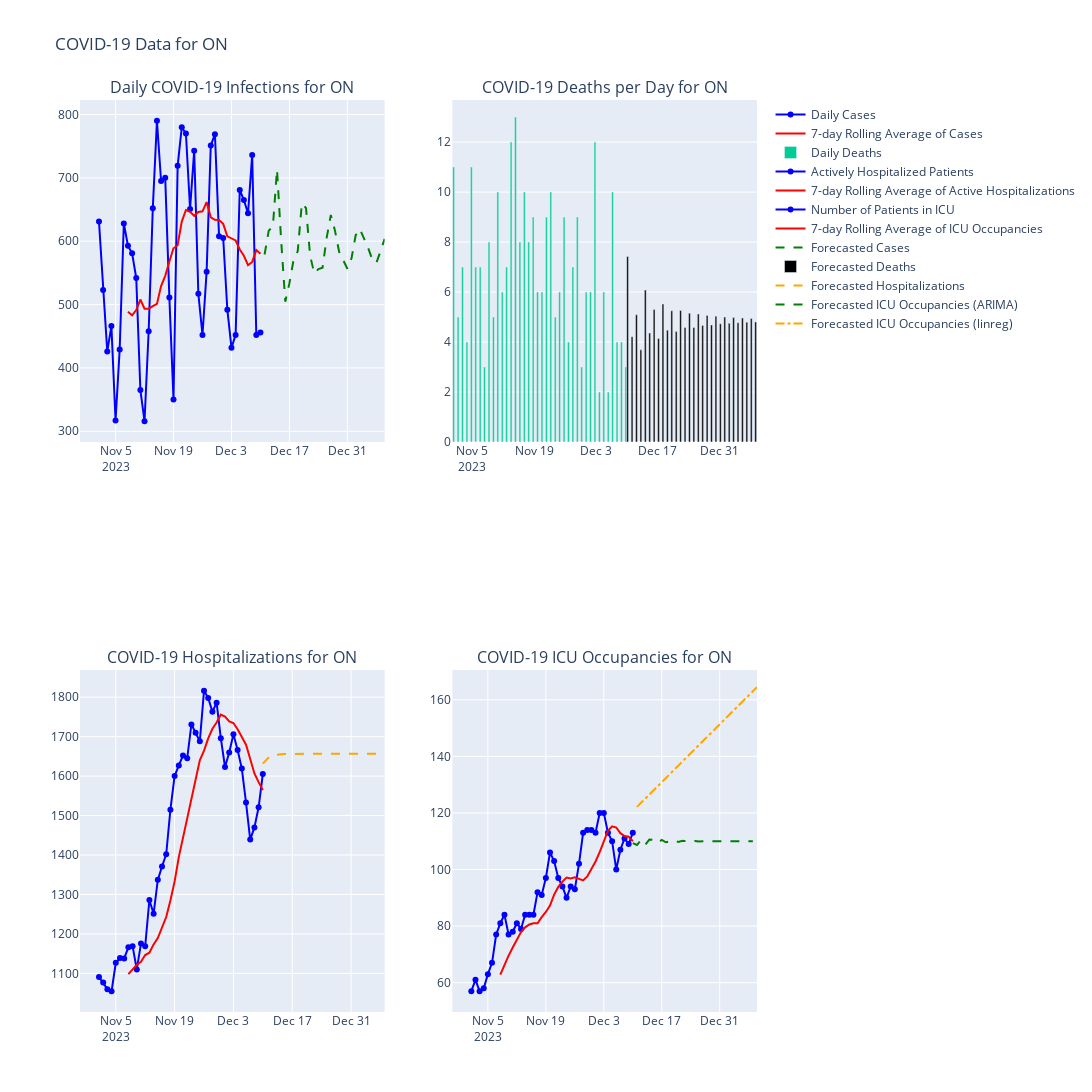

Notebook cell for this chart:
### Markdown cell above
While the remainder of our forecasts may not look as 'good' as our forecast for daily infections, it's still interesting to see what each model generates. The data used to create the model is also of importance; for example, as of December 2023, when I used the Nov-Dec data to create the ICU occupancy forecast, it might have been a better choice to use a linear regression model as the rolling average for the data shows a continually-increasing trend in terms of ICU occupancies, whereas the ARIMA model generated a roughly flat line for both ICU occupancy as well as hospitalization data.

### Code cell
# convert dates to ordinal numbers for the linear regression model
icu_dates = pd.to_datetime(icu_dates)
date_ordinal = np.array([date.toordinal() for date in ICU_series.index]).reshape(-1, 1)
icu_values = ICU_series.values

# create and fit the linear regression model
lin_reg = LinearRegression()
lin_reg.fit(date_ordinal, icu_values)

# lin reg model for the next 30 days of ICU occupancies
last_day = ICU_series.index[-1].toordinal()
next_30_days_ordinal = np.array([last_day + i for i in range(1, 31)]).reshape(-1, 1)
lin_reg_forecast = lin_reg.predict(next_30_days_ordinal)

# convert ordinal dates back to datetime to plot
forecast_dates_ICU_lin_reg = [datetime.date.fromordinal(int(day)) for day in next_30_days_ordinal.flatten()]

# plot the lin reg forecast as a dashed orange line in our final subplot
fig.add_trace(go.Scatter(x=forecast_dates_ICU_lin_reg, y=lin_reg_forecast, mode='lines', name='Forecasted ICU Occupancies (linreg)',
                        line=dict(color='orange', dash='dashdot'), hovertemplate='Forecasted ICU Occupancies (linreg): %{y}<extra></extra>'), row=2, col=2)

fig.show()

### Figure 1 — Plotly figure (JSON) as saved in the notebook; plotly's stock layout.template omitted (floating-point values rounded to 4 significant figures)
{"data": [{"hovertemplate": "Daily Cases: %{y}<extra></extra>", "marker": {"color": "blue"}, "mode": "lines+markers", "name": "Daily Cases", "type": "scatter", "x": ["2023-11-01", "2023-11-02", "2023-11-03", "2023-11-04", "2023-11-05", "2023-11-06", "2023-11-07", "2023-11-08", "2023-11-09", "2023-11-10", "2023-11-11", "2023-11-12", "2023-11-13", "2023-11-14", "2023-11-15", "2023-11-16", "2023-11-17", "2023-11-18", "2023-11-19", "2023-11-20", "2023-11-21", "2023-11-22", "2023-11-23", "2023-11-24", "2023-11-25", "2023-11-26", "2023-11-27", "2023-11-28", "2023-11-29", "2023-11-30", "2023-12-01", "2023-12-02", "2023-12-03", "2023-12-04", "2023-12-05", "2023-12-06", "2023-12-07", "2023-12-08", "2023-12-09", "2023-12-10"], "xaxis": "x", "y": [631, 523, 426, 466, 317, 429, 628, 593, 581, 542, 365, 316, 458, 652, 790, 695, 700, 511, 350, 719, 780, 770, 651, 743, 517, 452, 552, 751, 769, 608, 605, 492, 432, 452, 681, 665, 644, 736, 452, 456], "yaxis": "y"}, {"hovertemplate": "7-day Rolling Average of Cases: %{y}<extra></extra>", "line": {"color": "red"}, "mode": "lines", "name": "7-day Rolling Average of Cases", "type": "scatter", "x": ["2023-11-08", "2023-11-09", "2023-11-10", "2023-11-11", "2023-11-12", "2023-11-13", "2023-11-14", "2023-11-15", "2023-11-16", "2023-11-17", "2023-11-18", "2023-11-19", "2023-11-20", "2023-11-21", "2023-11-22", "2023-11-23", "2023-11-24", "2023-11-25", "2023-11-26", "2023-11-27", "2023-11-28", "2023-11-29", "2023-11-30", "2023-12-01", "2023-12-02", "2023-12-03", "2023-12-04", "2023-12-05", "2023-12-06", "2023-12-07", "2023-12-08", "2023-12-09", "2023-12-10"], "xaxis": "x", "y": [488.6, 483.1, 491.4, 508, 493.6, 493.4, 497.6, 501, 529.1, 545.4, 568, 588.9, 593.7, 631, 649.3, 646.4, 640.1, 646.3, 647.1, 661.7, 637.9, 633.7, 633.6, 627.4, 607.7, 604.1, 601.3, 587, 577, 562.1, 567.3, 586, 580.3], "yaxis": "y"}, {"hovertemplate": "Daily Deaths: %{y}<extra></extra>", "name": "Daily Deaths", "type": "bar", "x": ["2023-11-01", "2023-11-02", "2023-11-03", "2023-11-04", "2023-11-05", "2023-11-06", "2023-11-07", "2023-11-08", "2023-11-09", "2023-11-10", "2023-11-11", "2023-11-12", "2023-11-13", "2023-11-14", "2023-11-15", "2023-11-16", "2023-11-17", "2023-11-18", "2023-11-19", "2023-11-20", "2023-11-21", "2023-11-22", "2023-11-23", "2023-11-24", "2023-11-25", "2023-11-26", "2023-11-27", "2023-11-28", "2023-11-29", "2023-11-30", "2023-12-01", "2023-12-02", "2023-12-03", "2023-12-04", "2023-12-05", "2023-12-06", "2023-12-07", "2023-12-08", "2023-12-09", "2023-12-10"], "xaxis": "x2", "y": [11, 5, 7, 4, 11, 7, 7, 3, 8, 5, 10, 6, 7, 12, 13, 8, 10, 8, 9, 6, 6, 9, 10, 5, 6, 9, 4, 7, 9, 3, 6, 6, 12, 2, 6, 2, 10, 4, 4, 3], "yaxis": "y2"}, {"hovertemplate": "Actively Hospitalized Patients: %{y}<extra></extra>", "marker": {"color": "blue"}, "mode": "lines+markers", "name": "Actively Hospitalized Patients", "type": "scatter", "x": ["2023-11-01", "2023-11-02", "2023-11-03", "2023-11-04", "2023-11-05", "2023-11-06", "2023-11-07", "2023-11-08", "2023-11-09", "2023-11-10", "2023-11-11", "2023-11-12", "2023-11-13", "2023-11-14", "2023-11-15", "2023-11-16", "2023-11-17", "2023-11-18", "2023-11-19", "2023-11-20", "2023-11-21", "2023-11-22", "2023-11-23", "2023-11-24", "2023-11-25", "2023-11-26", "2023-11-27", "2023-11-28", "2023-11-29", "2023-11-30", "2023-12-01", "2023-12-02", "2023-12-03", "2023-12-04", "2023-12-05", "2023-12-06", "2023-12-07", "2023-12-08", "2023-12-09", "2023-12-10"], "xaxis": "x3", "y": [1091, 1077, 1060, 1055, 1127, 1139, 1138, 1166, 1169, 1110, 1176, 1169, 1286, 1251, 1337, 1371, 1402, 1515, 1600, 1627, 1652, 1645, 1731, 1710, 1688, 1816, 1798, 1763, 1786, 1696, 1623, 1660, 1706, 1666, 1619, 1533, 1439, 1470, 1521, 1605], "yaxis": "y3"}, {"hovertemplate": "7-day Rolling Average of ACtive Hospitalizations: %{y}<extra></extra>", "line": {"color": "red"}, "mode": "lines", "name": "7-day Rolling Average of Active Hospitalizations", "type": "scatter", "x": ["2023-11-08", "2023-11-09", "2023-11-10", "2023-11-11", "2023-11-12", "2023-11-13", "2023-11-14", "2023-11-15", "2023-11-16", "2023-11-17", "2023-11-18", "2023-11-19", "2023-11-20", "2023-11-21", "2023-11-22", "2023-11-23", "2023-11-24", "2023-11-25", "2023-11-26", "2023-11-27", "2023-11-28", "2023-11-29", "2023-11-30", "2023-12-01", "2023-12-02", "2023-12-03", "2023-12-04", "2023-12-05", "2023-12-06", "2023-12-07", "2023-12-08", "2023-12-09", "2023-12-10"], "xaxis": "x3", "y": [1098.0, 1109.0, 1122, 1129.0, 1146.0, 1152.0, 1173.0, 1190.0, 1214, 1243.0, 1285.0, 1333, 1395.0, 1443.0, 1501.0, 1545.0, 1596, 1640, 1665.0, 1696.0, 1720, 1736.0, 1756, 1751, 1739.0, 1735.0, 1719.0, 1700, 1679.0, 1643.0, 1607.0, 1585.0, 1565.0], "yaxis": "y3"}, {"hovertemplate": "Number of Patients in ICU: %{y}<extra></extra>", "marker": {"color": "blue"}, "mode": "lines+markers", "name": "Number of Patients in ICU", "type": "scatter", "x": ["2023-11-01", "2023-11-02", "2023-11-03", "2023-11-04", "2023-11-05", "2023-11-06", "2023-11-07", "2023-11-08", "2023-11-09", "2023-11-10", "2023-11-11", "2023-11-12", "2023-11-13", "2023-11-14", "2023-11-15", "2023-11-16", "2023-11-17", "2023-11-18", "2023-11-19", "2023-11-20", "2023-11-21", "2023-11-22", "2023-11-23", "2023-11-24", "2023-11-25", "2023-11-26", "2023-11-27", "2023-11-28", "2023-11-29", "2023-11-30", "2023-12-01", "2023-12-02", "2023-12-03", "2023-12-04", "2023-12-05", "2023-12-06", "2023-12-07", "2023-12-08", "2023-12-09", "2023-12-10"], "xaxis": "x4", "y": [57, 61, 57, 58, 63, 67, 77, 81, 84, 77, 78, 81, 79, 84, 84, 84, 92, 91, 97, 106, 103, 97, 94, 90, 94, 93, 102, 113, 114, 114, 113, 120, 120, 113, 110, 100, 107, 111, 109, 113], "yaxis": "y4"}, {"hovertemplate": "7-day Rolling Average of ICU Occupancies: %{y}<extra></extra>", "line": {"color": "red"}, "mode": "lines", "name": "7-day Rolling Average of ICU Occupancies", "type": "scatter", "x": ["2023-11-08", "2023-11-09", "2023-11-10", "2023-11-11", "2023-11-12", "2023-11-13", "2023-11-14", "2023-11-15", "2023-11-16", "2023-11-17", "2023-11-18", "2023-11-19", "2023-11-20", "2023-11-21", "2023-11-22", "2023-11-23", "2023-11-24", "2023-11-25", "2023-11-26", "2023-11-27", "2023-11-28", "2023-11-29", "2023-11-30", "2023-12-01", "2023-12-02", "2023-12-03", "2023-12-04", "2023-12-05", "2023-12-06", "2023-12-07", "2023-12-08", "2023-12-09", "2023-12-10"], "xaxis": "x4", "y": [62.86, 66.29, 69.57, 72.43, 75.29, 77.86, 79.57, 80.57, 81, 81, 83.14, 85, 87.29, 91.14, 93.86, 95.71, 97.14, 96.86, 97.29, 96.71, 96.14, 97.57, 100, 102.9, 106.1, 109.9, 113.7, 115.3, 114.9, 112.9, 111.9, 111.6, 110], "yaxis": "y4"}, {"hovertemplate": "Forecasted Cases: %{y}<extra></extra>", "line": {"color": "green", "dash": "dash"}, "mode": "lines", "name": "Forecasted Cases", "type": "scatter", "x": ["2023-12-11T00:00:00", "2023-12-12T00:00:00", "2023-12-13T00:00:00", "2023-12-14T00:00:00", "2023-12-15T00:00:00", "2023-12-16T00:00:00", "2023-12-17T00:00:00", "2023-12-18T00:00:00", "2023-12-19T00:00:00", "2023-12-20T00:00:00", "2023-12-21T00:00:00", "2023-12-22T00:00:00", "2023-12-23T00:00:00", "2023-12-24T00:00:00", "2023-12-25T00:00:00", "2023-12-26T00:00:00", "2023-12-27T00:00:00", "2023-12-28T00:00:00", "2023-12-29T00:00:00", "2023-12-30T00:00:00", "2023-12-31T00:00:00", "2024-01-01T00:00:00", "2024-01-02T00:00:00", "2024-01-03T00:00:00", "2024-01-04T00:00:00", "2024-01-05T00:00:00", "2024-01-06T00:00:00", "2024-01-07T00:00:00", "2024-01-08T00:00:00", "2024-01-09T00:00:00"], "xaxis": "x", "y": [579.0, 616.7, 623.1, 713.2, 601.2, 504.5, 533.8, 570.6, 584.0, 659.6, 652.4, 577.1, 549.2, 556.0, 558.2, 605.6, 641.5, 616.8, 583.3, 569.1, 556.5, 573.0, 609.5, 619.4, 605.0, 589.6, 571.3, 565.7, 584.4, 603.6], "yaxis": "y"}, {"hovertemplate": "Forecasted Deaths: %{y}<extra></extra>", "marker": {"color": "black"}, "name": "Forecasted Deaths", "type": "bar", "x": ["2023-12-10T00:00:00", "2023-12-11T00:00:00", "2023-12-12T00:00:00", "2023-12-13T00:00:00", "2023-12-14T00:00:00", "2023-12-15T00:00:00", "2023-12-16T00:00:00", "2023-12-17T00:00:00", "2023-12-18T00:00:00", "2023-12-19T00:00:00", "2023-12-20T00:00:00", "2023-12-21T00:00:00", "2023-12-22T00:00:00", "2023-12-23T00:00:00", "2023-12-24T00:00:00", "2023-12-25T00:00:00", "2023-12-26T00:00:00", "2023-12-27T00:00:00", "2023-12-28T00:00:00", "2023-12-29T00:00:00", "2023-12-30T00:00:00", "2023-12-31T00:00:00", "2024-01-01T00:00:00", "2024-01-02T00:00:00", "2024-01-03T00:00:00", "2024-01-04T00:00:00", "2024-01-05T00:00:00", "2024-01-06T00:00:00", "2024-01-07T00:00:00", "2024-01-08T00:00:00"], "xaxis": "x2", "y": [7.421, 4.212, 5.088, 3.687, 6.082, 4.357, 5.305, 4.14, 5.522, 4.476, 5.251, 4.417, 5.259, 4.581, 5.151, 4.583, 5.118, 4.666, 5.066, 4.685, 5.033, 4.729, 5.003, 4.749, 4.979, 4.774, 4.96, 4.79, 4.944, 4.806], "yaxis": "y2"}, {"hovertemplate": "Forecasted Hospitalizations: %{y}<extra></extra>", "line": {"color": "orange", "dash": "dash"}, "mode": "lines", "name": "Forecasted Hospitalizations", "type": "scatter", "x": ["2023-12-10T00:00:00", "2023-12-11T00:00:00", "2023-12-12T00:00:00", "2023-12-13T00:00:00", "2023-12-14T00:00:00", "2023-12-15T00:00:00", "2023-12-16T00:00:00", "2023-12-17T00:00:00", "2023-12-18T00:00:00", "2023-12-19T00:00:00", "2023-12-20T00:00:00", "2023-12-21T00:00:00", "2023-12-22T00:00:00", "2023-12-23T00:00:00", "2023-12-24T00:00:00", "2023-12-25T00:00:00", "2023-12-26T00:00:00", "2023-12-27T00:00:00", "2023-12-28T00:00:00", "2023-12-29T00:00:00", "2023-12-30T00:00:00", "2023-12-31T00:00:00", "2024-01-01T00:00:00", "2024-01-02T00:00:00", "2024-01-03T00:00:00", "2024-01-04T00:00:00", "2024-01-05T00:00:00", "2024-01-06T00:00:00", "2024-01-07T00:00:00", "2024-01-08T00:00:00"], "xaxis": "x3", "y": [1632.0, 1644.0, 1654.0, 1653.0, 1655.0, 1656.0, 1656.0, 1657.0, 1656.0, 1656.0, 1657.0, 1657.0, 1657.0, 1657.0, 1657.0, 1657.0, 1657.0, 1657.0, 1657.0, 1657.0, 1657.0, 1657.0, 1657.0, 1657.0, 1657.0, 1657.0, 1657.0, 1657.0, 1657.0, 1657.0], "yaxis": "y3"}, {"hovertemplate": "Forecasted ICU Occupancies (ARIMA): %{y}<extra></extra>", "line": {"color": "green", "dash": "dash"}, "mode": "lines", "name": "Forecasted ICU Occupancies (ARIMA)", "type": "scatter", "x": ["2023-12-10T00:00:00", "2023-12-11T00:00:00", "2023-12-12T00:00:00", "2023-12-13T00:00:00", "2023-12-14T00:00:00", "2023-12-15T00:00:00", "2023-12-16T00:00:00", "2023-12-17T00:00:00", "2023-12-18T00:00:00", "2023-12-19T00:00:00", "2023-12-20T00:00:00", "2023-12-21T00:00:00", "2023-12-22T00:00:00", "2023-12-23T00:00:00", "2023-12-24T00:00:00", "2023-12-25T00:00:00", "2023-12-26T00:00:00", "2023-12-27T00:00:00", "2023-12-28T00:00:00", "2023-12-29T00:00:00", "2023-12-30T00:00:00", "2023-12-31T00:00:00", "2024-01-01T00:00:00", "2024-01-02T00:00:00", "2024-01-03T00:00:00", "2024-01-04T00:00:00", "2024-01-05T00:00:00", "2024-01-06T00:00:00", "2024-01-07T00:00:00", "2024-01-08T00:00:00"], "xaxis": "x4", "y": [109.3, 108.7, 110.5, 108.8, 110.6, 110.5, 109.5, 110.4, 109.6, 109.8, 110.3, 109.7, 110.2, 110.0, 109.8, 110.1, 109.9, 110.0, 110.0, 109.9, 110.0, 110.0, 110.0, 110.0, 110.0, 110.0, 110.0, 110.0, 110.0, 110.0], "yaxis": "y4"}, {"hovertemplate": "Forecasted ICU Occupancies (linreg): %{y}<extra></extra>", "line": {"color": "orange", "dash": "dashdot"}, "mode": "lines", "name": "Forecasted ICU Occupancies (linreg)", "type": "scatter", "x": ["2023-12-11", "2023-12-12", "2023-12-13", "2023-12-14", "2023-12-15", "2023-12-16", "2023-12-17", "2023-12-18", "2023-12-19", "2023-12-20", "2023-12-21", "2023-12-22", "2023-12-23", "2023-12-24", "2023-12-25", "2023-12-26", "2023-12-27", "2023-12-28", "2023-12-29", "2023-12-30", "2023-12-31", "2024-01-01", "2024-01-02", "2024-01-03", "2024-01-04", "2024-01-05", "2024-01-06", "2024-01-07", "2024-01-08", "2024-01-09"], "xaxis": "x4", "y": [122.1, 123.6, 125.1, 126.5, 128.0, 129.4, 130.9, 132.4, 133.8, 135.3, 136.7, 138.2, 139.7, 141.1, 142.6, 144.0, 145.5, 147.0, 148.4, 149.9, 151.3, 152.8, 154.3, 155.7, 157.2, 158.6, 160.1, 161.6, 163.0, 164.5], "yaxis": "y4"}], "layout": {"annotations": [{"font": {"size": 16}, "showarrow": false, "text": "Daily COVID-19 Infections for ON", "x": 0.225, "xanchor": "center", "xref": "paper", "y": 1, "yanchor": "bottom", "yref": "paper"}, {"font": {"size": 16}, "showarrow": false, "text": "COVID-19 Deaths per Day for ON", "x": 0.775, "xanchor": "center", "xref": "paper", "y": 1, "yanchor": "bottom", "yref": "paper"}, {"font": {"size": 16}, "showarrow": false, "text": "COVID-19 Hospitalizations for ON", "x": 0.225, "xanchor": "center", "xref": "paper", "y": 0.375, "yanchor": "bottom", "yref": "paper"}, {"font": {"size": 16}, "showarrow": false, "text": "COVID-19 ICU Occupancies for ON", "x": 0.775, "xanchor": "center", "xref": "paper", "y": 0.375, "yanchor": "bottom", "yref": "paper"}], "height": 1600, "showlegend": true, "title": {"text": "COVID-19 Data for ON"}, "width": 1600, "xaxis": {"anchor": "y", "domain": [0, 0.45]}, "xaxis2": {"anchor": "y2", "domain": [0.55, 1]}, "xaxis3": {"anchor": "y3", "domain": [0, 0.45]}, "xaxis4": {"anchor": "y4", "domain": [0.55, 1]}, "yaxis": {"anchor": "x", "domain": [0.625, 1]}, "yaxis2": {"anchor": "x2", "domain": [0.625, 1]}, "yaxis3": {"anchor": "x3", "domain": [0, 0.375]}, "yaxis4": {"anchor": "x4", "domain": [0, 0.375]}}}
